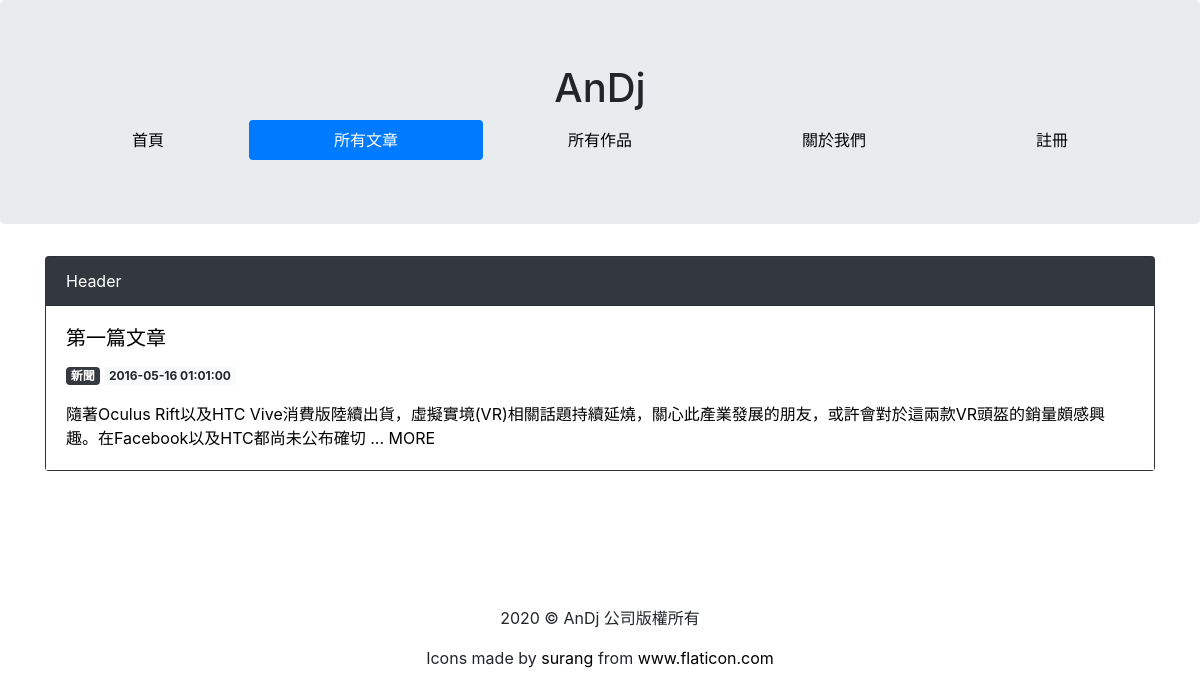
Screenshot of /article_list.php with the database file from the repository.
### tables this page shows
CREATE TABLE `article` (
  `id` int(11) unsigned NOT NULL AUTO_INCREMENT COMMENT '文章 id',
  `title` varchar(30) NOT NULL DEFAULT '' COMMENT '標題',
  `category` varchar(50) NOT NULL DEFAULT '' COMMENT '分類',
  `content` text NOT NULL COMMENT '內文',
  `publish` tinyint(1) NOT NULL COMMENT '是否發布',
  `create_date` datetime NOT NULL COMMENT '建立日期',
  `modify_date` datetime DEFAULT NULL COMMENT '修改日期',
  PRIMARY KEY (`id`)
);

### php/functions.php (called while the page is built, shortened)
<?php
  function get_publish_article()
  {
    $data = array();
    $sql_statement = "SELECT * FROM `article` WHERE `publish` = 1;";
    $query = mysqli_query($_SESSION['link'], $sql_statement);
    if($query)
    {
      if(mysqli_num_rows($query) > 0)
      {
          while ($row = mysqli_fetch_assoc($query))
          {
            $data[] = $row;
          }
      }
    }else
    {
      echo "sql語法請求失敗, 錯誤訊息 : ".mysqli_error($_SESSION['link']);
    }
    return $data;
  }
?>

### article_list.php (the view, shortened to what this page needs)
<?php
  require_once 'php/functions.php';
  $articles = get_publish_article();
?>
<!DOCTYPE html>
<html lang="en" dir="ltr">
  <head>
    <link rel="stylesheet" href="https://stackpath.bootstrapcdn.com/bootstrap/4.5.0/css/bootstrap.min.css"
>
    <link rel="stylesheet" href="css/style.css">
  </head>
  <body>
    <?php include_once 'menu.php'; ?>
    <div class="main">
      <div class="container">
        <div class="row">
          <div class="col-sm">
            <?php if(!empty($articles)): ?>
              <?php foreach ($articles as $article):
                $abstract = strip_tags($article['content']);
                $abstract = mb_substr($abstract, 0, 100, "UTF-8");
              ?>
              <div class="card bg-dark mb-3">
                <div class="card-header text-white">Header</div>
                <a href="article.php?id=<?php echo "{$article['id']}"; ?>">
                  <div class="card-body bg-white">
                    <h5 class="card-title"><?php echo "{$article['title']}"; ?></h5>
                    <p>
                      <span class="badge badge-dark"><?php echo "{$article['category']}"; ?></span>
                      <span class="badge badge-light"><?php echo "{$article['create_date']}"; ?></span>
                    </p>
                    <p class="card-text"><?php echo "{$abstract}"." ... MORE"; ?></p>
                  </div>
                </a>
              </div>
            <?php endforeach; ?>
            <?php endif; ?>
          </div>
        </div>
      </div>
    </div>
    <?php include_once 'footer.php'; ?>
  </body>
</html>

### menu.php (shortened to what this page needs)
<?php
  $filePath = $_SERVER['PHP_SELF'];
  $fileName = basename($filePath, ".php");
  switch ($fileName) {
    case 'article_list':
      $pageIndex = 1;
      break;
  }
?>
<div class="top">
  <div class="jumbotron">
    <div class="container">
      <div class="row">
        <div class="col-sm">
          <h1 class="text-center">AnDj</h1>
          <nav class="nav nav-pills nav-fill">
            <a class="nav-item nav-link <?php if($pageIndex == 0){echo 'active';} ?>" href="./" >首頁</a>
            <a class="nav-item nav-link <?php if($pageIndex == 1){echo 'active';} ?>" href="article_list.php">所有文章</a>
            <a class="nav-item nav-link <?php if($pageIndex == 2){echo 'active';} ?>" href="work_list.php">所有作品</a>
            <a class="nav-item nav-link <?php if($pageIndex == 3){echo 'active';} ?>" href="about.php">關於我們</a>
            <a class="nav-item nav-link <?php if($pageIndex == 4){echo 'active';} ?>" href="register.php">註冊</a>
          </nav>
        </div>
      </div>
    </div>
  </div>
</div>

### footer.php
<div class="footer">
  <div class="container">
    <div class="row">
      <div class="col-sm">
        <p class="text-center">
          <?php echo date("Y"); ?> &copy; AnDj 公司版權所有
        </p>
        <p class="text-center">
          Icons made by <a href="https://www.flaticon.com/authors/surang" title="surang">
            surang</a> from <a href="https://www.flaticon.com/" title="Flaticon"> www.flaticon.com</a>
        </p>
      </div>
    </div>
  </div>
</div>

### css/style.css (style rules this page uses)
div.main { min-height: 350px; }
a { color: #000; text-decoration: none; }

### rows the page displays
article: title "第一篇文章", category "新聞", create_date "2016-05-16 01:01:00", content "隨著Oculus Rift以及HTC Vive消費版陸續出貨，虛擬實境(VR)相關話題持續延燒，關心此產業發展的朋友，或許會對於這兩款VR頭盔的銷量頗感興趣。在Facebook以及HTC都尚未公布確切"
